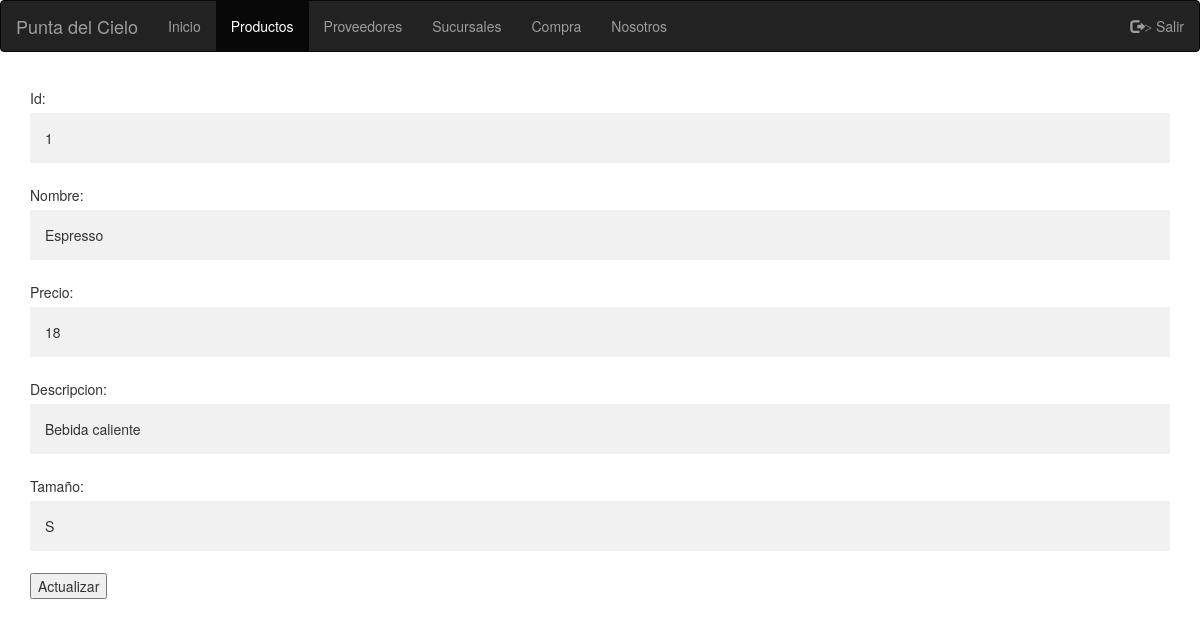
Page /worker/modificar.php?id_producto=1 on the committed database.
### tables this page shows
CREATE TABLE `producto` (
  `id_producto` int(11) NOT NULL,
  `nombre` varchar(50) DEFAULT NULL,
  `precio` float DEFAULT NULL,
  `descripcion` varchar(100) DEFAULT NULL,
  `tamanio` varchar(3) DEFAULT NULL,
  `codigo_barra` int(11) DEFAULT NULL
);

### worker/modificar.php (the view, shortened to what this page needs)
<!DOCTYPE html>
<html>
<head>
	<link rel="stylesheet" type="text/css" href="../style/stylesBS.css">
	<link rel="stylesheet" href="https://maxcdn.bootstrapcdn.com/bootstrap/3.3.7/css/bootstrap.min.css">
</head>
<body>
		<nav class="navbar navbar-inverse">
			<div class="container-fluid">
				<div class="navbar-header">
	    		<a class="navbar-brand" href="../index_log.php"> Punta del Cielo </a>
				</div>
				<ul class="nav navbar-nav">
					<li><a href="../index_log.php"> Inicio </a></li>
					<li class="active"><a href="productos.php"> Productos </a></li>
					<li><a href="proveedores.php"> Proveedores </a></li>
					<li><a href="sucursales.php"> Sucursales </a></li>
					<li><a href="agregarC.php"> Compra </a></li>
					<li><a href="nosotros.php"> Nosotros </a></li>
		 		</ul>
				<ul class="nav navbar-nav navbar-right">
					<li><a action href="index.php"><span class="glyphicon glyphicon-log-out" name="salir" value="salir">></span> Salir </a></li>
				</ul>
			</div>
		</nav>
<div class="container">
	<?php
	$id=$_GET['id_producto'];
	$link=mysqli_connect("localhost","root","");
	mysqli_select_db($link,"puntadelcielo");
	$result=mysqli_query($link,"SELECT * FROM producto where id_producto=$id");
	echo "<table border = '1'>";
	while ($row = mysqli_fetch_array($result))
	{
		$nom=utf8_encode($row['nombre']);
		$pre=$row['precio'];
		$tam=$row['tamanio'];
		$des=utf8_encode($row['descripcion']);
		echo "
		<form action=\"actualizarproducto.php\" method=\"post\">
		Id: <input value=\"$id\" type=\"text\"  disabled/>
		<input value=\"$id\" type=\"hidden\" name=\"id_producto\" />
		<br>
		Nombre:<br>
		<input type=\"text\" name=\"nombre\" value=\"$nom\">
		<br>
		Precio:<br>
		<input type=\"text\" name=\"precio\" value=\"$pre\">
		<br>
		Descripcion:<br>
		<input type=\"text\" name=\"descripcion\" value=\"$des\">
		<br>
		Tamaño:<br>
		<input type=\"text\" name=\"tamanio\" value=\"$tam\">
		<br>
		<input type=\"submit\" value=\"Actualizar\">
		</form> ";
	}
	?>
</div>
</body>
</html>

### style/stylesBS.css (style rules this page uses)
.navbar { margin-bottom: 0; border-radius: 0; }
body { font-family: Arial, Helvetica, sans-serif; }
* { box-sizing: border-box }
input[type=text], input[type=password] { width: 100%; padding: 15px; margin: 5px 0 22px 0; display: inline-block; border: none; background: #f1f1f1; }
.container { padding: 16px; }

### rows in the picture
producto: nombre "Espresso", precio "18", descripcion "Bebida caliente", tamanio "S"
